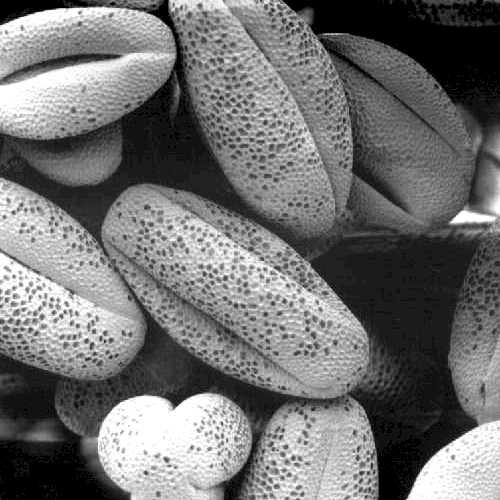
%> input picture CSE_LAB_4TH/401/exam_prep/4.image arithmetic operations/input.tif, 500 x 500 px
$ octave portion_of_image.m   (GNU Octave 9; MATLAB toolbox functions it lacks are replaced by stand-ins)
%> lines starting %> are read from the running program, lines starting %| are printed output that depends on the picture
%show one part of image
clc;
clear all;
close all;
img1=imread('input.tif');
%> img1 is the input picture: size 500x500 uint8; min 0, max 255, mean 113.2
%img1=rgb2gray(img1);

figure(1);
imshow(img1)
title('original image');

[m n]=size(img1);
%> m = 500; n = 500

figure(2);
b=img1(:,1:n/2);
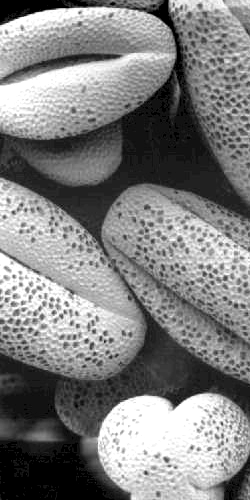
%> b: size 500x250 uint8; min 0, max 255, mean 127.8
imshow(b)
title('image portion 1');


figure(3);
c=img1(1:m/2,:);
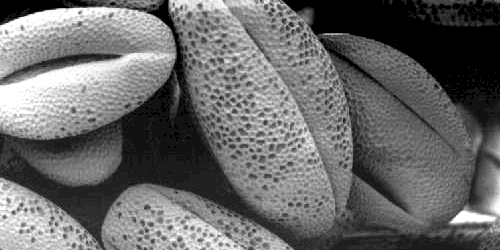
%> c: size 250x500 uint8; min 0, max 255, mean 105.3
imshow(c)
title('image portion 2');

figure(4);
d=img1(m/2:m,n/2:n);
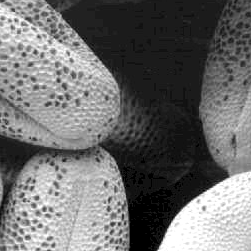
%> d: size 251x251 uint8; min 0, max 255, mean 109.5
imshow(d)
title('image portion 3');

$ run again, with CSE_LAB_4TH/401/exam_prep/4.image arithmetic operations/8.jpg saved as CSE_LAB_4TH/401/exam_prep/4.image arithmetic operations/input.tif
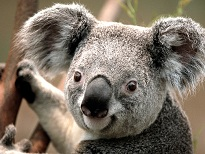
%> input picture CSE_LAB_4TH/401/exam_prep/4.image arithmetic operations/8.jpg, 205 x 154 px
%> img1 is the input picture: size 154x205x3 uint8; mean R, G, B 124.8, 114.2, 101.4
%> `c=img1(1:m/2,:);`:
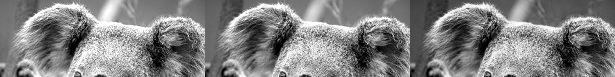
%> c: size 77x615 uint8; min 0, max 255, mean 128.7
%> `d=img1(m/2:m,n/2:n);`:
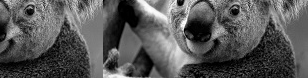
%> d: size 78x308 uint8; min 0, max 255, mean 87.2
